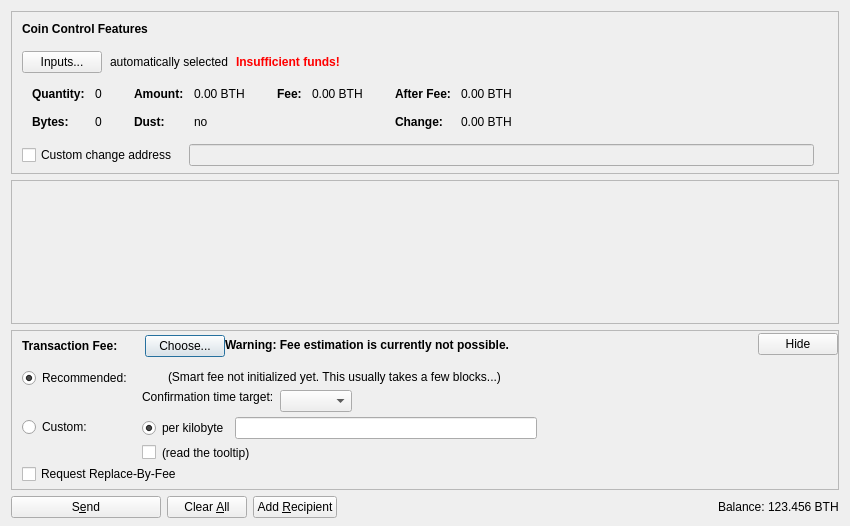
<?xml version="1.0" encoding="UTF-8"?>
<ui version="4.0">
 <class>SendCoinsDialog</class>
 <widget class="QDialog" name="SendCoinsDialog">
  <property name="geometry">
   <rect>
    <x>0</x>
    <y>0</y>
    <width>850</width>
    <height>526</height>
   </rect>
  </property>
  <property name="windowTitle">
   <string>Send Coins</string>
  </property>
  <layout class="QVBoxLayout" name="verticalLayout" stretch="0,1,0,0">
   <property name="bottomMargin">
    <number>8</number>
   </property>
   <item>
    <widget class="QFrame" name="frameCoinControl">
     <property name="sizePolicy">
      <sizepolicy hsizetype="Expanding" vsizetype="Expanding">
       <horstretch>0</horstretch>
       <verstretch>0</verstretch>
      </sizepolicy>
     </property>
     <property name="maximumSize">
      <size>
       <width>16777215</width>
       <height>16777215</height>
      </size>
     </property>
     <property name="frameShape">
      <enum>QFrame::StyledPanel</enum>
     </property>
     <property name="frameShadow">
      <enum>QFrame::Sunken</enum>
     </property>
     <layout class="QVBoxLayout" name="verticalLayoutCoinControl2">
      <property name="spacing">
       <number>0</number>
      </property>
      <property name="leftMargin">
       <number>0</number>
      </property>
      <property name="topMargin">
       <number>0</number>
      </property>
      <property name="rightMargin">
       <number>0</number>
      </property>
      <property name="bottomMargin">
       <number>6</number>
      </property>
      <item>
       <layout class="QVBoxLayout" name="verticalLayoutCoinControl" stretch="0,0,0,0,1">
        <property name="spacing">
         <number>0</number>
        </property>
        <property name="leftMargin">
         <number>10</number>
        </property>
        <property name="topMargin">
         <number>10</number>
        </property>
        <item>
         <layout class="QHBoxLayout" name="horizontalLayoutCoinControl1">
          <property name="bottomMargin">
           <number>15</number>
          </property>
          <item>
           <widget class="QLabel" name="labelCoinControlFeatures">
            <property name="sizePolicy">
             <sizepolicy hsizetype="Preferred" vsizetype="Maximum">
              <horstretch>0</horstretch>
              <verstretch>0</verstretch>
             </sizepolicy>
            </property>
            <property name="font">
             <font>
              <weight>75</weight>
              <bold>true</bold>
             </font>
            </property>
            <property name="styleSheet">
             <string notr="true">font-weight:bold;</string>
            </property>
            <property name="text">
             <string>Coin Control Features</string>
            </property>
           </widget>
          </item>
         </layout>
        </item>
        <item>
         <layout class="QHBoxLayout" name="horizontalLayoutCoinControl2" stretch="0,0,0,0">
          <property name="spacing">
           <number>8</number>
          </property>
          <property name="bottomMargin">
           <number>10</number>
          </property>
          <item>
           <widget class="QPushButton" name="pushButtonCoinControl">
            <property name="styleSheet">
             <string notr="true"/>
            </property>
            <property name="text">
             <string>Inputs...</string>
            </property>
            <property name="autoDefault">
             <bool>false</bool>
            </property>
           </widget>
          </item>
          <item>
           <widget class="QLabel" name="labelCoinControlAutomaticallySelected">
            <property name="text">
             <string>automatically selected</string>
            </property>
            <property name="margin">
             <number>5</number>
            </property>
           </widget>
          </item>
          <item>
           <widget class="QLabel" name="labelCoinControlInsuffFunds">
            <property name="font">
             <font>
              <weight>75</weight>
              <bold>true</bold>
             </font>
            </property>
            <property name="styleSheet">
             <string notr="true">color:red;font-weight:bold;</string>
            </property>
            <property name="text">
             <string>Insufficient funds!</string>
            </property>
            <property name="margin">
             <number>5</number>
            </property>
           </widget>
          </item>
          <item>
           <spacer name="horizontalSpacerCoinControl">
            <property name="orientation">
             <enum>Qt::Horizontal</enum>
            </property>
            <property name="sizeHint" stdset="0">
             <size>
              <width>40</width>
              <height>1</height>
             </size>
            </property>
           </spacer>
          </item>
         </layout>
        </item>
        <item>
         <widget class="QWidget" name="widgetCoinControl" native="true">
          <property name="sizePolicy">
           <sizepolicy hsizetype="Preferred" vsizetype="Preferred">
            <horstretch>0</horstretch>
            <verstretch>0</verstretch>
           </sizepolicy>
          </property>
          <property name="minimumSize">
           <size>
            <width>0</width>
            <height>0</height>
           </size>
          </property>
          <property name="styleSheet">
           <string notr="true"/>
          </property>
          <layout class="QHBoxLayout" name="horizontalLayoutCoinControl5">
           <property name="leftMargin">
            <number>0</number>
           </property>
           <property name="topMargin">
            <number>0</number>
           </property>
           <property name="rightMargin">
            <number>0</number>
           </property>
           <property name="bottomMargin">
            <number>0</number>
           </property>
           <item>
            <layout class="QHBoxLayout" name="horizontalLayoutCoinControl3" stretch="0,0,0,1">
             <property name="spacing">
              <number>20</number>
             </property>
             <property name="topMargin">
              <number>0</number>
             </property>
             <property name="bottomMargin">
              <number>10</number>
             </property>
             <item>
              <layout class="QFormLayout" name="formLayoutCoinControl1">
               <property name="horizontalSpacing">
                <number>10</number>
               </property>
               <property name="verticalSpacing">
                <number>14</number>
               </property>
               <property name="leftMargin">
                <number>10</number>
               </property>
               <property name="topMargin">
                <number>4</number>
               </property>
               <property name="rightMargin">
                <number>6</number>
               </property>
               <item row="0" column="0">
                <widget class="QLabel" name="labelCoinControlQuantityText">
                 <property name="font">
                  <font>
                   <weight>75</weight>
                   <bold>true</bold>
                  </font>
                 </property>
                 <property name="text">
                  <string>Quantity:</string>
                 </property>
                 <property name="margin">
                  <number>0</number>
                 </property>
                </widget>
               </item>
               <item row="0" column="1">
                <widget class="QLabel" name="labelCoinControlQuantity">
                 <property name="cursor">
                  <cursorShape>IBeamCursor</cursorShape>
                 </property>
                 <property name="contextMenuPolicy">
                  <enum>Qt::ActionsContextMenu</enum>
                 </property>
                 <property name="text">
                  <string notr="true">0</string>
                 </property>
                 <property name="margin">
                  <number>0</number>
                 </property>
                 <property name="textInteractionFlags">
                  <set>Qt::LinksAccessibleByMouse|Qt::TextSelectableByKeyboard|Qt::TextSelectableByMouse</set>
                 </property>
                </widget>
               </item>
               <item row="1" column="0">
                <widget class="QLabel" name="labelCoinControlBytesText">
                 <property name="font">
                  <font>
                   <weight>75</weight>
                   <bold>true</bold>
                  </font>
                 </property>
                 <property name="text">
                  <string>Bytes:</string>
                 </property>
                </widget>
               </item>
               <item row="1" column="1">
                <widget class="QLabel" name="labelCoinControlBytes">
                 <property name="cursor">
                  <cursorShape>IBeamCursor</cursorShape>
                 </property>
                 <property name="contextMenuPolicy">
                  <enum>Qt::ActionsContextMenu</enum>
                 </property>
                 <property name="text">
                  <string notr="true">0</string>
                 </property>
                 <property name="textInteractionFlags">
                  <set>Qt::LinksAccessibleByMouse|Qt::TextSelectableByKeyboard|Qt::TextSelectableByMouse</set>
                 </property>
                </widget>
               </item>
              </layout>
             </item>
             <item>
              <layout class="QFormLayout" name="formLayoutCoinControl2">
               <property name="horizontalSpacing">
                <number>10</number>
               </property>
               <property name="verticalSpacing">
                <number>14</number>
               </property>
               <property name="leftMargin">
                <number>6</number>
               </property>
               <property name="topMargin">
                <number>4</number>
               </property>
               <property name="rightMargin">
                <number>6</number>
               </property>
               <item row="0" column="0">
                <widget class="QLabel" name="labelCoinControlAmountText">
                 <property name="font">
                  <font>
                   <weight>75</weight>
                   <bold>true</bold>
                  </font>
                 </property>
                 <property name="text">
                  <string>Amount:</string>
                 </property>
                 <property name="margin">
                  <number>0</number>
                 </property>
                </widget>
               </item>
               <item row="0" column="1">
                <widget class="QLabel" name="labelCoinControlAmount">
                 <property name="cursor">
                  <cursorShape>IBeamCursor</cursorShape>
                 </property>
                 <property name="contextMenuPolicy">
                  <enum>Qt::ActionsContextMenu</enum>
                 </property>
                 <property name="text">
                  <string notr="true">0.00 BTH</string>
                 </property>
                 <property name="textInteractionFlags">
                  <set>Qt::LinksAccessibleByMouse|Qt::TextSelectableByKeyboard|Qt::TextSelectableByMouse</set>
                 </property>
                </widget>
               </item>
               <item row="1" column="0">
                <widget class="QLabel" name="labelCoinControlLowOutputText">
                 <property name="font">
                  <font>
                   <weight>75</weight>
                   <bold>true</bold>
                  </font>
                 </property>
                 <property name="text">
                  <string>Dust:</string>
                 </property>
                </widget>
               </item>
               <item row="1" column="1">
                <widget class="QLabel" name="labelCoinControlLowOutput">
                 <property name="cursor">
                  <cursorShape>IBeamCursor</cursorShape>
                 </property>
                 <property name="contextMenuPolicy">
                  <enum>Qt::ActionsContextMenu</enum>
                 </property>
                 <property name="text">
                  <string notr="true">no</string>
                 </property>
                 <property name="textInteractionFlags">
                  <set>Qt::LinksAccessibleByMouse|Qt::TextSelectableByKeyboard|Qt::TextSelectableByMouse</set>
                 </property>
                </widget>
               </item>
              </layout>
             </item>
             <item>
              <layout class="QFormLayout" name="formLayoutCoinControl3">
               <property name="horizontalSpacing">
                <number>10</number>
               </property>
               <property name="verticalSpacing">
                <number>14</number>
               </property>
               <property name="leftMargin">
                <number>6</number>
               </property>
               <property name="topMargin">
                <number>4</number>
               </property>
               <property name="rightMargin">
                <number>6</number>
               </property>
               <item row="0" column="0">
                <widget class="QLabel" name="labelCoinControlFeeText">
                 <property name="font">
                  <font>
                   <weight>75</weight>
                   <bold>true</bold>
                  </font>
                 </property>
                 <property name="text">
                  <string>Fee:</string>
                 </property>
                 <property name="margin">
                  <number>0</number>
                 </property>
                </widget>
               </item>
               <item row="0" column="1">
                <widget class="QLabel" name="labelCoinControlFee">
                 <property name="cursor">
                  <cursorShape>IBeamCursor</cursorShape>
                 </property>
                 <property name="contextMenuPolicy">
                  <enum>Qt::ActionsContextMenu</enum>
                 </property>
                 <property name="text">
                  <string notr="true">0.00 BTH</string>
                 </property>
                 <property name="textInteractionFlags">
                  <set>Qt::LinksAccessibleByMouse|Qt::TextSelectableByKeyboard|Qt::TextSelectableByMouse</set>
                 </property>
                </widget>
               </item>
              </layout>
             </item>
             <item>
              <layout class="QFormLayout" name="formLayoutCoinControl4">
               <property name="horizontalSpacing">
                <number>10</number>
               </property>
               <property name="verticalSpacing">
                <number>14</number>
               </property>
               <property name="leftMargin">
                <number>6</number>
               </property>
               <property name="topMargin">
                <number>4</number>
               </property>
               <property name="rightMargin">
                <number>6</number>
               </property>
               <item row="0" column="0">
                <widget class="QLabel" name="labelCoinControlAfterFeeText">
                 <property name="font">
                  <font>
                   <weight>75</weight>
                   <bold>true</bold>
                  </font>
                 </property>
                 <property name="text">
                  <string>After Fee:</string>
                 </property>
                 <property name="margin">
                  <number>0</number>
                 </property>
                </widget>
               </item>
               <item row="0" column="1">
                <widget class="QLabel" name="labelCoinControlAfterFee">
                 <property name="cursor">
                  <cursorShape>IBeamCursor</cursorShape>
                 </property>
                 <property name="contextMenuPolicy">
                  <enum>Qt::ActionsContextMenu</enum>
                 </property>
                 <property name="text">
                  <string notr="true">0.00 BTH</string>
                 </property>
                 <property name="textInteractionFlags">
                  <set>Qt::LinksAccessibleByMouse|Qt::TextSelectableByKeyboard|Qt::TextSelectableByMouse</set>
                 </property>
                </widget>
               </item>
               <item row="1" column="0">
                <widget class="QLabel" name="labelCoinControlChangeText">
                 <property name="font">
                  <font>
                   <weight>75</weight>
                   <bold>true</bold>
                  </font>
                 </property>
                 <property name="text">
                  <string>Change:</string>
                 </property>
                </widget>
               </item>
               <item row="1" column="1">
                <widget class="QLabel" name="labelCoinControlChange">
                 <property name="cursor">
                  <cursorShape>IBeamCursor</cursorShape>
                 </property>
                 <property name="contextMenuPolicy">
                  <enum>Qt::ActionsContextMenu</enum>
                 </property>
                 <property name="text">
                  <string notr="true">0.00 BTH</string>
                 </property>
                 <property name="textInteractionFlags">
                  <set>Qt::LinksAccessibleByMouse|Qt::TextSelectableByKeyboard|Qt::TextSelectableByMouse</set>
                 </property>
                </widget>
               </item>
              </layout>
             </item>
            </layout>
           </item>
          </layout>
         </widget>
        </item>
        <item>
         <layout class="QHBoxLayout" name="horizontalLayoutCoinControl4" stretch="0,0,0">
          <property name="spacing">
           <number>12</number>
          </property>
          <property name="sizeConstraint">
           <enum>QLayout::SetDefaultConstraint</enum>
          </property>
          <property name="topMargin">
           <number>5</number>
          </property>
          <property name="rightMargin">
           <number>5</number>
          </property>
          <item>
           <widget class="QCheckBox" name="checkBoxCoinControlChange">
            <property name="toolTip">
             <string>If this is activated, but the change address is empty or invalid, change will be sent to a newly generated address.</string>
            </property>
            <property name="text">
             <string>Custom change address</string>
            </property>
           </widget>
          </item>
          <item>
           <widget class="QValidatedLineEdit" name="lineEditCoinControlChange">
            <property name="enabled">
             <bool>false</bool>
            </property>
            <property name="sizePolicy">
             <sizepolicy hsizetype="Expanding" vsizetype="Fixed">
              <horstretch>0</horstretch>
              <verstretch>0</verstretch>
             </sizepolicy>
            </property>
           </widget>
          </item>
          <item>
           <widget class="QLabel" name="labelCoinControlChangeLabel">
            <property name="sizePolicy">
             <sizepolicy hsizetype="Preferred" vsizetype="Expanding">
              <horstretch>0</horstretch>
              <verstretch>0</verstretch>
             </sizepolicy>
            </property>
            <property name="minimumSize">
             <size>
              <width>0</width>
              <height>0</height>
             </size>
            </property>
            <property name="text">
             <string/>
            </property>
            <property name="margin">
             <number>3</number>
            </property>
           </widget>
          </item>
         </layout>
        </item>
        <item>
         <spacer name="verticalSpacerCoinControl">
          <property name="orientation">
           <enum>Qt::Vertical</enum>
          </property>
          <property name="sizeHint" stdset="0">
           <size>
            <width>800</width>
            <height>1</height>
           </size>
          </property>
         </spacer>
        </item>
       </layout>
      </item>
     </layout>
    </widget>
   </item>
   <item>
    <widget class="QScrollArea" name="scrollArea">
     <property name="widgetResizable">
      <bool>true</bool>
     </property>
     <widget class="QWidget" name="scrollAreaWidgetContents">
      <property name="geometry">
       <rect>
        <x>0</x>
        <y>0</y>
        <width>830</width>
        <height>104</height>
       </rect>
      </property>
      <layout class="QVBoxLayout" name="verticalLayout_2" stretch="0,1">
       <property name="leftMargin">
        <number>0</number>
       </property>
       <property name="topMargin">
        <number>0</number>
       </property>
       <property name="rightMargin">
        <number>0</number>
       </property>
       <property name="bottomMargin">
        <number>0</number>
       </property>
       <item>
        <layout class="QVBoxLayout" name="entries">
         <property name="spacing">
          <number>6</number>
         </property>
        </layout>
       </item>
       <item>
        <spacer name="verticalSpacer">
         <property name="orientation">
          <enum>Qt::Vertical</enum>
         </property>
         <property name="sizeHint" stdset="0">
          <size>
           <width>20</width>
           <height>40</height>
          </size>
         </property>
        </spacer>
       </item>
      </layout>
     </widget>
    </widget>
   </item>
   <item>
    <widget class="QFrame" name="frameFee">
     <property name="sizePolicy">
      <sizepolicy hsizetype="Expanding" vsizetype="Expanding">
       <horstretch>0</horstretch>
       <verstretch>0</verstretch>
      </sizepolicy>
     </property>
     <property name="maximumSize">
      <size>
       <width>16777215</width>
       <height>16777215</height>
      </size>
     </property>
     <property name="frameShape">
      <enum>QFrame::StyledPanel</enum>
     </property>
     <property name="frameShadow">
      <enum>QFrame::Sunken</enum>
     </property>
     <layout class="QVBoxLayout" name="verticalLayoutFee1">
      <property name="spacing">
       <number>0</number>
      </property>
      <property name="leftMargin">
       <number>0</number>
      </property>
      <property name="topMargin">
       <number>0</number>
      </property>
      <property name="rightMargin">
       <number>0</number>
      </property>
      <property name="bottomMargin">
       <number>0</number>
      </property>
      <item>
       <layout class="QVBoxLayout" name="verticalLayoutFee2" stretch="0,0,0">
        <property name="spacing">
         <number>0</number>
        </property>
        <property name="leftMargin">
         <number>10</number>
        </property>
        <property name="topMargin">
         <number>0</number>
        </property>
        <item>
         <layout class="QHBoxLayout" name="horizontalLayoutFee1">
          <property name="bottomMargin">
           <number>0</number>
          </property>
          <item>
           <layout class="QVBoxLayout" name="verticalLayoutFee7">
            <property name="spacing">
             <number>0</number>
            </property>
            <item>
             <spacer name="verticalSpacerSmartFee">
              <property name="orientation">
               <enum>Qt::Vertical</enum>
              </property>
              <property name="sizeType">
               <enum>QSizePolicy::Fixed</enum>
              </property>
              <property name="sizeHint" stdset="0">
               <size>
                <width>1</width>
                <height>4</height>
               </size>
              </property>
             </spacer>
            </item>
            <item>
             <layout class="QHBoxLayout" name="horizontalLayoutSmartFee">
              <property name="spacing">
               <number>10</number>
              </property>
              <item>
               <widget class="QLabel" name="labelFeeHeadline">
                <property name="sizePolicy">
                 <sizepolicy hsizetype="Preferred" vsizetype="Maximum">
                  <horstretch>0</horstretch>
                  <verstretch>0</verstretch>
                 </sizepolicy>
                </property>
                <property name="font">
                 <font>
                  <weight>75</weight>
                  <bold>true</bold>
                 </font>
                </property>
                <property name="styleSheet">
                 <string notr="true">font-weight:bold;</string>
                </property>
                <property name="text">
                 <string>Transaction Fee:</string>
                </property>
               </widget>
              </item>
              <item>
               <widget class="QLabel" name="labelFeeMinimized">
                <property name="text">
                 <string/>
                </property>
               </widget>
              </item>
              <item>
               <widget class="QPushButton" name="buttonChooseFee">
                <property name="text">
                 <string>Choose...</string>
                </property>
               </widget>
              </item>
             </layout>
            </item>
            <item>
             <spacer name="verticalSpacer_5">
              <property name="orientation">
               <enum>Qt::Vertical</enum>
              </property>
              <property name="sizeHint" stdset="0">
               <size>
                <width>1</width>
                <height>1</height>
               </size>
              </property>
             </spacer>
            </item>
           </layout>
          </item>
          <item>
           <widget class="QLabel" name="fallbackFeeWarningLabel">
            <property name="toolTip">
             <string>Using the fallbackfee can result in sending a transaction that will take several hours or days (or never) to confirm. Consider choosing your fee manually or wait until you have validated the complete chain.</string>
            </property>
            <property name="font">
            <font>
                <weight>75</weight>
                <bold>true</bold>
            </font>
            </property>
            <property name="text">
             <string>Warning: Fee estimation is currently not possible.</string>
            </property>
            <property name="wordWrap">
             <bool>false</bool>
            </property>
           </widget>
          </item>
          <item>
           <spacer name="horizontalSpacer_4">
            <property name="orientation">
             <enum>Qt::Horizontal</enum>
            </property>
            <property name="sizeType">
             <enum>QSizePolicy::MinimumExpanding</enum>
            </property>
            <property name="sizeHint" stdset="0">
             <size>
              <width>40</width>
              <height>20</height>
             </size>
            </property>
           </spacer>
          </item>
          <item>
           <widget class="QPushButton" name="buttonMinimizeFee">
            <property name="toolTip">
             <string>collapse fee-settings</string>
            </property>
            <property name="text">
             <string>Hide</string>
            </property>
           </widget>
          </item>
         </layout>
        </item>
        <item>
         <widget class="QFrame" name="frameFeeSelection">
          <layout class="QVBoxLayout" name="verticalLayoutFee12">
           <property name="spacing">
            <number>0</number>
           </property>
           <property name="leftMargin">
            <number>0</number>
           </property>
           <property name="topMargin">
            <number>0</number>
           </property>
           <property name="rightMargin">
            <number>0</number>
           </property>
           <property name="bottomMargin">
            <number>0</number>
           </property>
           <item>
            <layout class="QGridLayout" name="gridLayoutFee">
             <property name="topMargin">
              <number>10</number>
             </property>
             <property name="bottomMargin">
              <number>4</number>
             </property>
             <property name="horizontalSpacing">
              <number>10</number>
             </property>
             <property name="verticalSpacing">
              <number>4</number>
             </property>
             <item row="1" column="1">
              <layout class="QVBoxLayout" name="verticalLayoutFee8">
               <property name="spacing">
                <number>6</number>
               </property>
               <item>
                <layout class="QHBoxLayout" name="horizontalLayoutFee13">
                 <item>
                  <widget class="QRadioButton" name="radioCustomPerKilobyte">
                   <property name="toolTip">
                    <string>If the custom fee is set to 1000 satoshis and the transaction is only 250 bytes, then &quot;per kilobyte&quot; only pays 250 satoshis in fee, while &quot;total at least&quot; pays 1000 satoshis. For transactions bigger than a kilobyte both pay by kilobyte.</string>
                   </property>
                   <property name="text">
                    <string>per kilobyte</string>
                   </property>
                   <property name="checked">
                    <bool>true</bool>
                   </property>
                   <attribute name="buttonGroup">
                    <string notr="true">groupCustomFee</string>
                   </attribute>
                  </widget>
                 </item>
                 <item>
                  <widget class="BitcoinAmountField" name="customFee"/>
                 </item>
                 <item>
                  <spacer name="horizontalSpacer_6">
                   <property name="orientation">
                    <enum>Qt::Horizontal</enum>
                   </property>
                   <property name="sizeHint" stdset="0">
                    <size>
                     <width>1</width>
                     <height>1</height>
                    </size>
                   </property>
                  </spacer>
                 </item>
                </layout>
               </item>
               <item>
                <layout class="QHBoxLayout" name="horizontalLayoutFee8">
                 <item>
                  <widget class="QCheckBox" name="checkBoxMinimumFee">
                   <property name="toolTip">
                    <string>Paying only the minimum fee is just fine as long as there is less transaction volume than space in the blocks. But be aware that this can end up in a never confirming transaction once there is more demand for bitcoin transactions than the network can process.</string>
                   </property>
                   <property name="text">
                    <string/>
                   </property>
                  </widget>
                 </item>
                 <item>
                  <widget class="QLabel" name="labelMinFeeWarning">
                   <property name="enabled">
                    <bool>true</bool>
                   </property>
                   <property name="toolTip">
                    <string>Paying only the minimum fee is just fine as long as there is less transaction volume than space in the blocks. But be aware that this can end up in a never confirming transaction once there is more demand for bitcoin transactions than the network can process.</string>
                   </property>
                   <property name="text">
                    <string>(read the tooltip)</string>
                   </property>
                   <property name="margin">
                    <number>5</number>
                   </property>
                  </widget>
                 </item>
                 <item>
                  <spacer name="horizontalSpacer_2">
                   <property name="orientation">
                    <enum>Qt::Horizontal</enum>
                   </property>
                   <property name="sizeHint" stdset="0">
                    <size>
                     <width>1</width>
                     <height>1</height>
                    </size>
                   </property>
                  </spacer>
                 </item>
                </layout>
               </item>
              </layout>
             </item>
             <item row="0" column="0">
              <layout class="QVBoxLayout" name="verticalLayoutFee4" stretch="0,1">
               <item>
                <widget class="QRadioButton" name="radioSmartFee">
                 <property name="text">
                  <string>Recommended:</string>
                 </property>
                 <property name="checked">
                  <bool>true</bool>
                 </property>
                 <attribute name="buttonGroup">
                  <string notr="true">groupFee</string>
                 </attribute>
                </widget>
               </item>
               <item>
                <spacer name="verticalSpacer_2">
                 <property name="orientation">
                  <enum>Qt::Vertical</enum>
                 </property>
                 <property name="sizeHint" stdset="0">
                  <size>
                   <width>1</width>
                   <height>1</height>
                  </size>
                 </property>
                </spacer>
               </item>
              </layout>
             </item>
             <item row="1" column="0">
              <layout class="QVBoxLayout" name="verticalLayoutFee9" stretch="0,1">
               <item>
                <widget class="QRadioButton" name="radioCustomFee">
                 <property name="text">
                  <string>Custom:</string>
                 </property>
                 <attribute name="buttonGroup">
                  <string notr="true">groupFee</string>
                 </attribute>
                </widget>
               </item>
               <item>
                <spacer name="verticalSpacer_6">
                 <property name="orientation">
                  <enum>Qt::Vertical</enum>
                 </property>
                 <property name="sizeHint" stdset="0">
                  <size>
                   <width>1</width>
                   <height>1</height>
                  </size>
                 </property>
                </spacer>
               </item>
              </layout>
             </item>
             <item row="0" column="1">
              <layout class="QVBoxLayout" name="verticalLayoutFee3" stretch="0,0,1">
               <property name="spacing">
                <number>6</number>
               </property>
               <property name="topMargin">
                <number>2</number>
               </property>
               <item>
                <layout class="QHBoxLayout" name="horizontalLayoutFee12">
                 <item>
                  <widget class="QLabel" name="labelSmartFee">
                   <property name="text">
                    <string/>
                   </property>
                   <property name="margin">
                    <number>2</number>
                   </property>
                  </widget>
                 </item>
                 <item>
                  <widget class="QLabel" name="labelFeeEstimation">
                   <property name="text">
                    <string/>
                   </property>
                  </widget>
                 </item>
                 <item>
                  <widget class="QLabel" name="labelSmartFee2">
                   <property name="text">
                    <string>(Smart fee not initialized yet. This usually takes a few blocks...)</string>
                   </property>
                   <property name="margin">
                    <number>2</number>
                   </property>
                  </widget>
                 </item>
                 <item>
                  <spacer name="horizontalSpacer_5">
                   <property name="orientation">
                    <enum>Qt::Horizontal</enum>
                   </property>
                   <property name="sizeHint" stdset="0">
                    <size>
                     <width>1</width>
                     <height>1</height>
                    </size>
                   </property>
                  </spacer>
                 </item>
                </layout>
               </item>
               <item>
                <layout class="QHBoxLayout" name="horizontalLayoutFee9">
                 <item>
                  <layout class="QVBoxLayout" name="verticalLayoutFee6">
                   <item>
                    <widget class="QLabel" name="labelSmartFee3">
                     <property name="text">
                      <string>Confirmation time target:</string>
                     </property>
                     <property name="margin">
                      <number>2</number>
                     </property>
                    </widget>
                   </item>
                   <item>
                    <spacer name="verticalSpacer_3">
                     <property name="orientation">
                      <enum>Qt::Vertical</enum>
                     </property>
                     <property name="sizeHint" stdset="0">
                      <size>
                       <width>1</width>
                       <height>1</height>
                      </size>
                     </property>
                    </spacer>
                   </item>
                  </layout>
                 </item>
                 <item>
                  <layout class="QVBoxLayout" name="verticalLayoutFee5">
                   <property name="rightMargin">
                    <number>30</number>
                   </property>
                   <item>
                    <layout class="QHBoxLayout" name="horizontalLayoutConfTarget">
                     <property name="bottomMargin">
                      <number>0</number>
                     </property>
                     <item>
                      <widget class="QComboBox" name="confTargetSelector"/>
                     </item>
                     <item>
                      <spacer name="horizontalSpacerConfTarget">
                       <property name="orientation">
                        <enum>Qt::Horizontal</enum>
                       </property>
                       <property name="sizeHint" stdset="0">
                        <size>
                         <width>40</width>
                         <height>20</height>
                        </size>
                       </property>
                      </spacer>
                     </item>
                    </layout>
                   </item>
                  </layout>
                 </item>
                </layout>
               </item>
               <item>
                <spacer name="verticalSpacer_4">
                 <property name="orientation">
                  <enum>Qt::Vertical</enum>
                 </property>
                 <property name="sizeHint" stdset="0">
                  <size>
                   <width>1</width>
                   <height>1</height>
                  </size>
                 </property>
                </spacer>
               </item>
              </layout>
             </item>
            </layout>
           </item>
           <item>
            <widget class="QCheckBox" name="optInRBF">
             <property name="text">
              <string>Request Replace-By-Fee</string>
             </property>
             <property name="toolTip">
              <string>Indicates that the sender may wish to replace this transaction with a new one paying higher fees (prior to being confirmed).</string>
             </property>
            </widget>
           </item>
          </layout>
         </widget>
        </item>
        <item>
         <spacer name="verticalSpacerFee">
          <property name="orientation">
           <enum>Qt::Vertical</enum>
          </property>
          <property name="sizeHint" stdset="0">
           <size>
            <width>40</width>
            <height>5</height>
           </size>
          </property>
         </spacer>
        </item>
       </layout>
      </item>
     </layout>
    </widget>
   </item>
   <item>
    <layout class="QHBoxLayout" name="horizontalLayout">
     <item>
      <widget class="QPushButton" name="sendButton">
       <property name="minimumSize">
        <size>
         <width>150</width>
         <height>0</height>
        </size>
       </property>
       <property name="toolTip">
        <string>Confirm the send action</string>
       </property>
       <property name="text">
        <string>S&amp;end</string>
       </property>
       <property name="icon">
        <iconset resource="../bitcoin.qrc">
         <normaloff>:/icons/send</normaloff>:/icons/send</iconset>
       </property>
       <property name="autoDefault">
        <bool>false</bool>
       </property>
       <property name="default">
        <bool>false</bool>
       </property>
      </widget>
     </item>
     <item>
      <widget class="QPushButton" name="clearButton">
       <property name="sizePolicy">
        <sizepolicy hsizetype="Minimum" vsizetype="Fixed">
         <horstretch>0</horstretch>
         <verstretch>0</verstretch>
        </sizepolicy>
       </property>
       <property name="toolTip">
        <string>Clear all fields of the form.</string>
       </property>
       <property name="text">
        <string>Clear &amp;All</string>
       </property>
       <property name="icon">
        <iconset resource="../bitcoin.qrc">
         <normaloff>:/icons/remove</normaloff>:/icons/remove</iconset>
       </property>
       <property name="autoDefault">
        <bool>false</bool>
       </property>
      </widget>
     </item>
     <item>
      <widget class="QPushButton" name="addButton">
       <property name="toolTip">
        <string>Send to multiple recipients at once</string>
       </property>
       <property name="text">
        <string>Add &amp;Recipient</string>
       </property>
       <property name="icon">
        <iconset resource="../bitcoin.qrc">
         <normaloff>:/icons/add</normaloff>:/icons/add</iconset>
       </property>
       <property name="autoDefault">
        <bool>false</bool>
       </property>
      </widget>
     </item>
     <item>
      <spacer name="horizontalSpacer">
       <property name="orientation">
        <enum>Qt::Horizontal</enum>
       </property>
       <property name="sizeHint" stdset="0">
        <size>
         <width>40</width>
         <height>20</height>
        </size>
       </property>
      </spacer>
     </item>
     <item>
      <layout class="QHBoxLayout" name="horizontalLayout_2">
       <property name="spacing">
        <number>3</number>
       </property>
       <item>
        <widget class="QLabel" name="label">
         <property name="sizePolicy">
          <sizepolicy hsizetype="Preferred" vsizetype="Fixed">
           <horstretch>0</horstretch>
           <verstretch>0</verstretch>
          </sizepolicy>
         </property>
         <property name="text">
          <string>Balance:</string>
         </property>
        </widget>
       </item>
       <item>
        <widget class="QLabel" name="labelBalance">
         <property name="sizePolicy">
          <sizepolicy hsizetype="Preferred" vsizetype="Fixed">
           <horstretch>0</horstretch>
           <verstretch>0</verstretch>
          </sizepolicy>
         </property>
         <property name="cursor">
          <cursorShape>IBeamCursor</cursorShape>
         </property>
         <property name="text">
          <string notr="true">123.456 BTH</string>
         </property>
         <property name="textInteractionFlags">
          <set>Qt::LinksAccessibleByMouse|Qt::TextSelectableByKeyboard|Qt::TextSelectableByMouse</set>
         </property>
        </widget>
       </item>
      </layout>
     </item>
    </layout>
   </item>
  </layout>
 </widget>
 <customwidgets>
  <customwidget>
   <class>QValidatedLineEdit</class>
   <extends>QLineEdit</extends>
   <header>qvalidatedlineedit.h</header>
  </customwidget>
  <customwidget>
   <class>BitcoinAmountField</class>
   <extends>QLineEdit</extends>
   <header>bitcoinamountfield.h</header>
   <container>1</container>
  </customwidget>
 </customwidgets>
 <resources>
  <include location="../bitcoin.qrc"/>
 </resources>
 <connections/>
 <buttongroups>
  <buttongroup name="groupFee"/>
  <buttongroup name="groupCustomFee"/>
 </buttongroups>
</ui>
